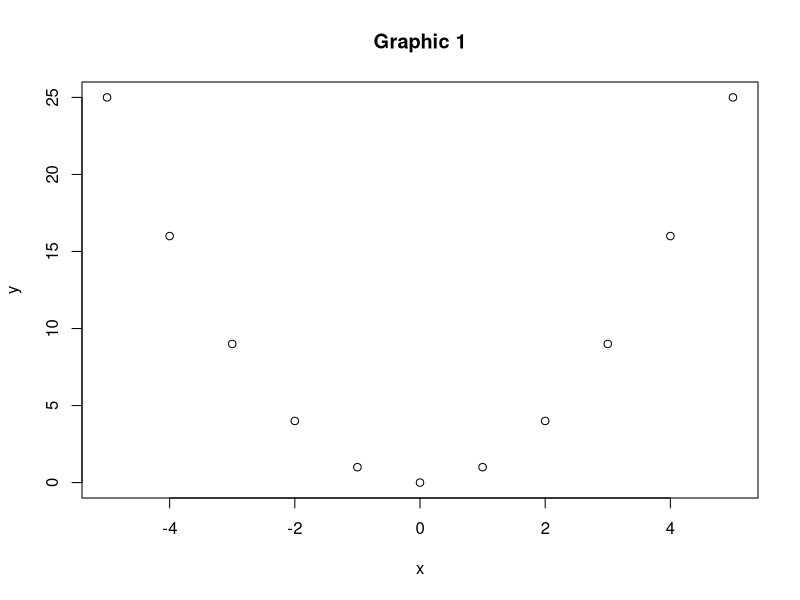
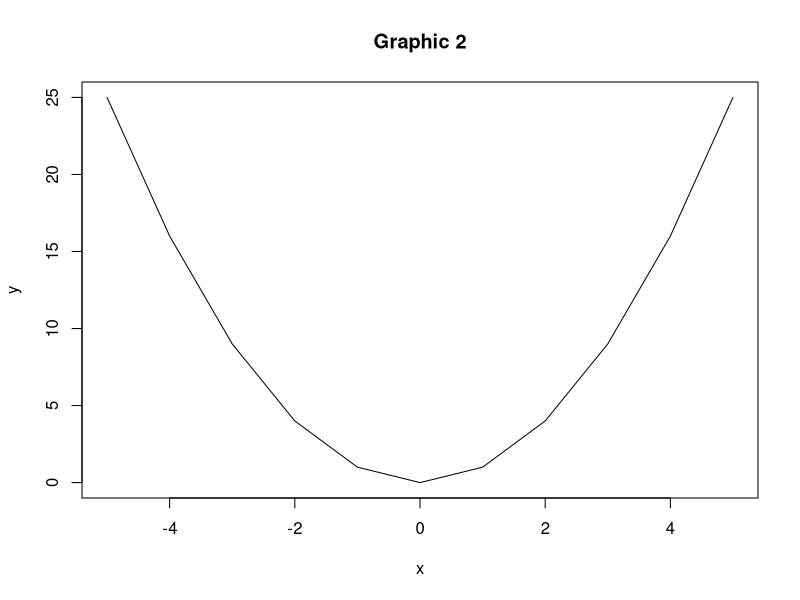
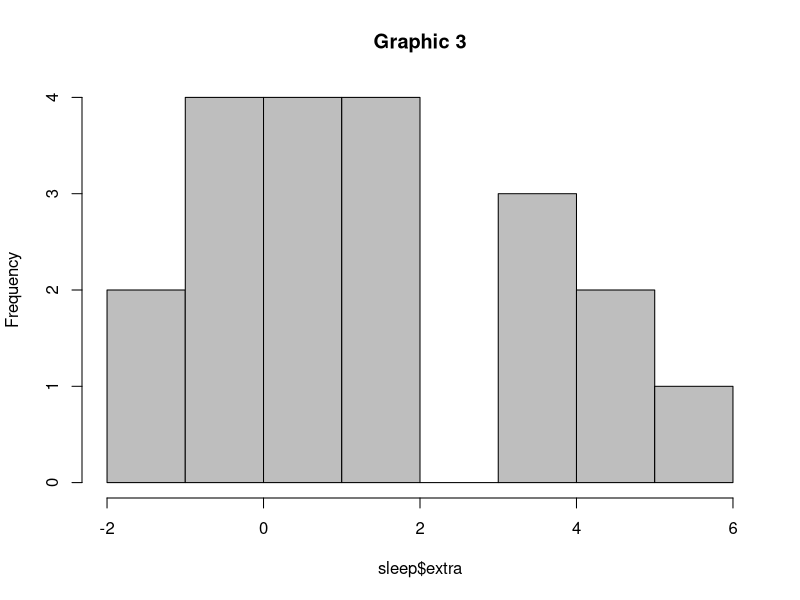
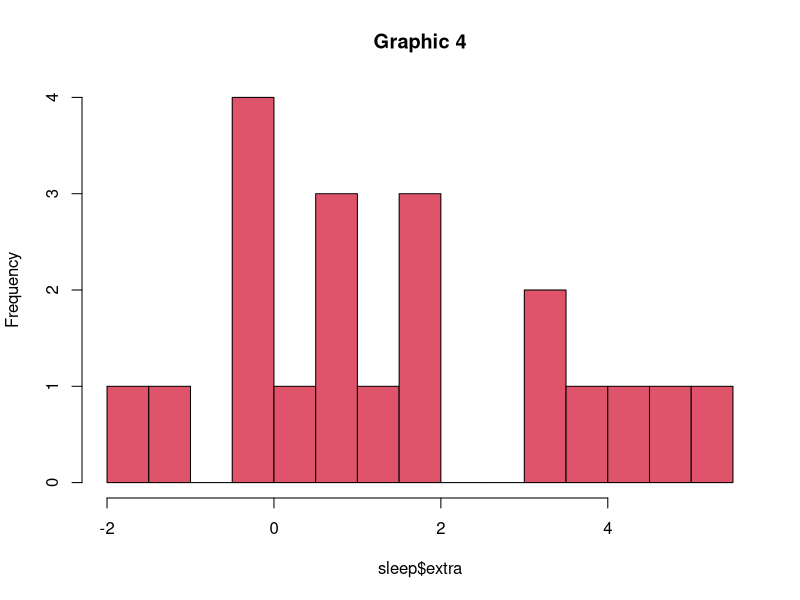
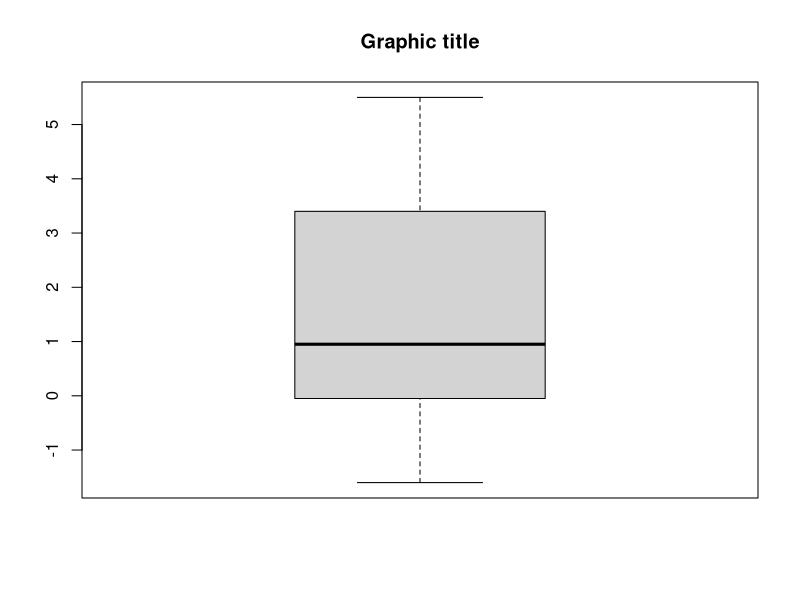
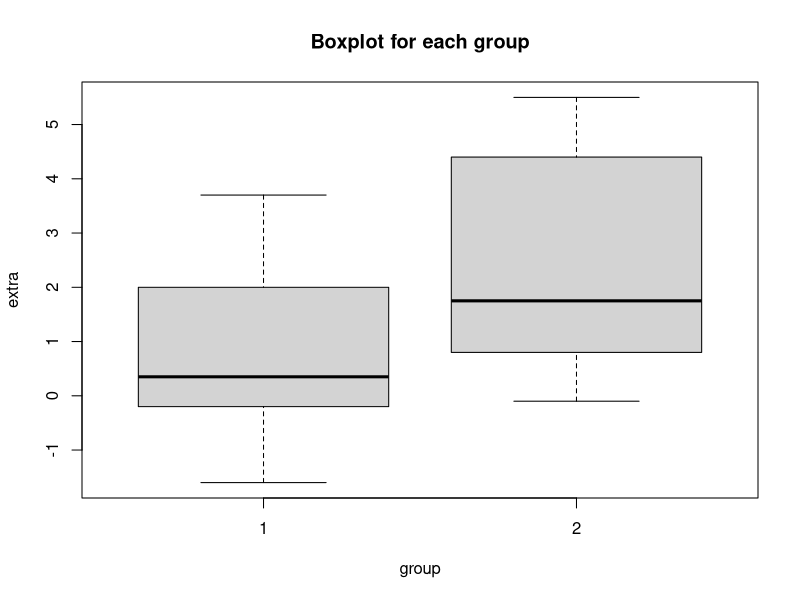

These charts were generated, in order, by the following R code:
## ---- chunk 1
#| fig-align: "center"

x <- -5:5
y <- (-5:5)^2
plot(x, y, main="Graphic 1")
## ---- chunk 2
#| fig-align: "center"

plot(y ~ x, main="Graphic 2", type="l")
## ---- chunk 3
#| fig-align: "center"

hist(sleep$extra, main="Graphic 3", col="grey")
## ---- chunk 4
#| fig-align: "center"

hist(sleep$extra, main="Graphic 4", breaks=20, col=2)
## ---- chunk 5
#| fig-align: "center"

boxplot(sleep$extra, main="Graphic title")
## ---- chunk 6
#| fig-align: "center"

boxplot(extra ~ group, data = sleep, main="Boxplot for each group", ylab="extra", xlab="group")
